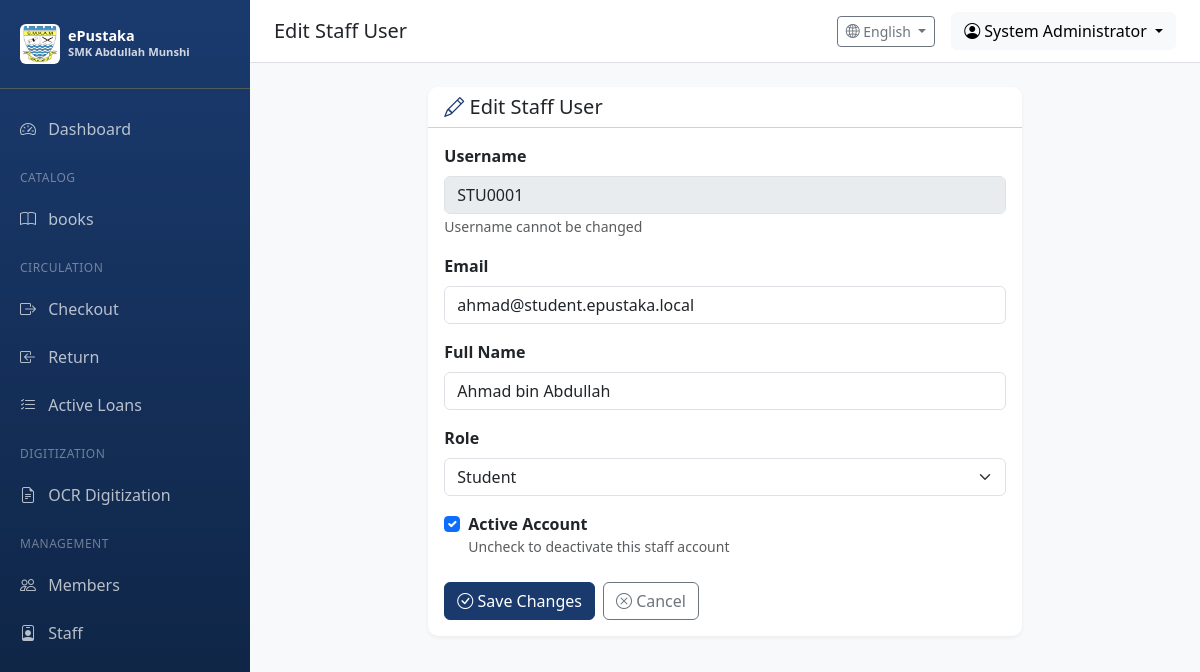
Page /users/staff/3/edit (signed in) on the earlier database version.
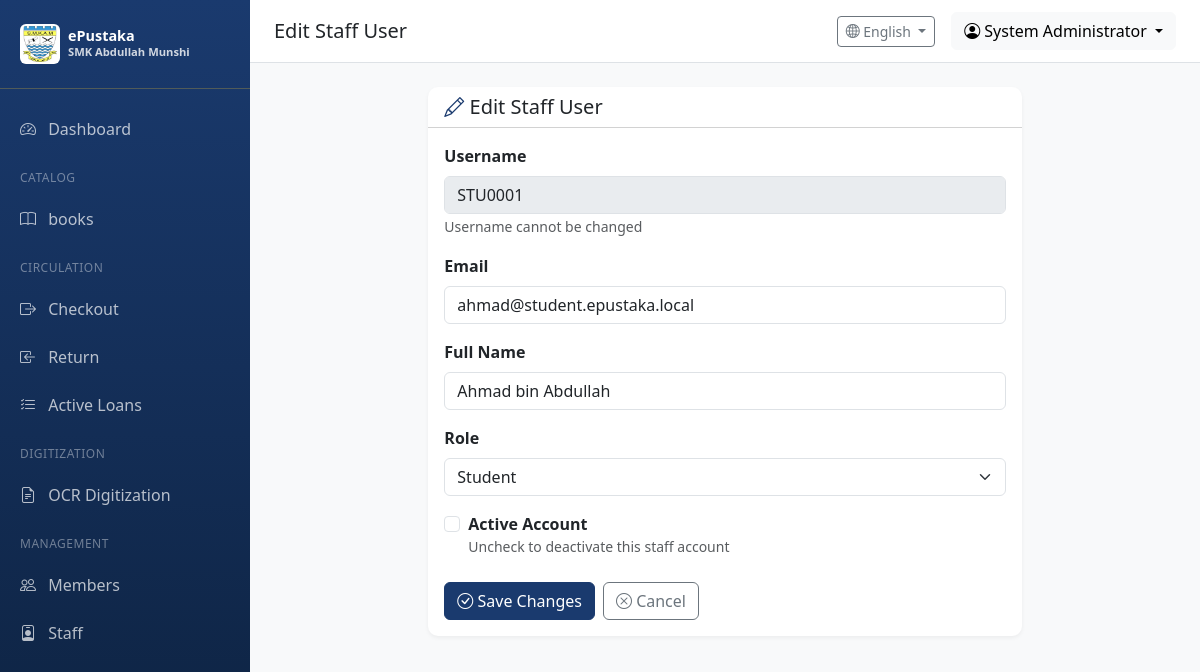
Same page on the later database version.
### app/models/user.py (models this page shows, shortened)
class User(UserMixin, db.Model):
    __tablename__ = 'users'
    id = db.Column(db.Integer, primary_key=True)
    username = db.Column(db.String(64), unique=True, nullable=False, index=True)
    email = db.Column(db.String(120), unique=True, nullable=False, index=True)
    password_hash = db.Column(db.String(256), nullable=False)
    full_name = db.Column(db.String(128))
    is_active = db.Column(db.Boolean, default=True)
    role_id = db.Column(db.Integer, db.ForeignKey('roles.id'))
    created_at = db.Column(db.DateTime, default=datetime.utcnow)
    updated_at = db.Column(db.DateTime, default=datetime.utcnow, onupdate=datetime.utcnow)
    last_login = db.Column(db.DateTime)
    def can(self, perm):
        return self.role is not None and self.role.has_permission(perm)

class Role(db.Model):
    __tablename__ = 'roles'
    id = db.Column(db.Integer, primary_key=True)
    name = db.Column(db.String(64), unique=True, nullable=False)
    description = db.Column(db.String(256))
    permissions = db.Column(db.Integer, default=0)
    is_default = db.Column(db.Boolean, default=False, index=True)
    users = db.relationship('User', backref='role', lazy='dynamic')
    def has_permission(self, perm):
        return self.permissions & perm == perm

### app/routes/users.py (the view, shortened to what this page needs)
@users_bp.route('/staff/<int:user_id>/edit', methods=['GET', 'POST'])
@login_required
@permission_required(Permission.MANAGE_USERS)
def edit_staff(user_id):
    user = User.query.get_or_404(user_id)
    roles = Role.query.all()
    return render_template('users/edit_staff.html', user=user, roles=roles)

### app/models/user.py (called while the page is built)
@login_manager.user_loader
def load_user(user_id):
    from app.models import Member
    if user_id.startswith('user_'):
        user_id_num = int(user_id.split('_')[1])
        return User.query.get(user_id_num)
    elif user_id.startswith('member_'):
        user_id_num = int(user_id.split('_')[1])
        return Member.query.get(user_id_num)
    else:
        return User.query.get(int(user_id))

### app/routes/users.py (called while the page is built)
def permission_required(perm):
    def decorator(f):
        from functools import wraps
        @wraps(f)
        def decorated_function(*args, **kwargs):
            if not current_user.can(perm):
                flash('You do not have permission to access this page', 'error')
                return redirect(url_for('main.dashboard'))
            return f(*args, **kwargs)
        return decorated_function
    return decorator

### app/utils/i18n.py (called while the page is built)
def get_language() -> str:
    try:
        return session.get('language', DEFAULT_LANGUAGE)
    except RuntimeError:
        return DEFAULT_LANGUAGE

### app/templates/users/edit_staff.html (shortened to what this page needs)
{% extends "base.html" %}
{% block page_title %}Edit Staff User{% endblock %}
{% block content %}
<div class="row">
    <div class="col-lg-8 offset-lg-2">
        <div class="card table-card">
            <div class="card-header bg-transparent">
                <h5 class="mb-0"><i class="bi bi-pencil text-primary"></i> Edit Staff User</h5>
            </div>
            <div class="card-body">
                <form method="POST">
                    <div class="mb-3">
                        <label for="username" class="form-label fw-bold">Username</label>
                        <input type="text" class="form-control" id="username" value="{{ user.username }}" disabled>
                        <small class="text-muted">Username cannot be changed</small>
                    </div>
                    <div class="mb-3">
                        <label for="email" class="form-label fw-bold">Email</label>
                        <input type="email" class="form-control" id="email" name="email" value="{{ user.email }}" required>
                    </div>
                    <div class="mb-3">
                        <label for="full_name" class="form-label fw-bold">Full Name</label>
                        <input type="text" class="form-control" id="full_name" name="full_name" value="{{ user.full_name }}" required>
                    </div>
                    <div class="mb-3">
                        <label for="role_id" class="form-label fw-bold">Role</label>
                        <select class="form-select" id="role_id" name="role_id" required>
                            {% for role in roles %}
                            <option value="{{ role.id }}" {% if user.role_id == role.id %}selected{% endif %}>
                                {{ role.name }}
                            </option>
                            {% endfor %}
                        </select>
                    </div>
                    <div class="mb-4">
                        <div class="form-check">
                            <input type="checkbox" class="form-check-input" id="is_active" name="is_active"
                                   {% if user.is_active %}checked{% endif %}>
                            <label class="form-check-label" for="is_active">
                                <strong>Active Account</strong>
                                <small class="text-muted d-block">Uncheck to deactivate this staff account</small>
                            </label>
                        </div>
                    </div>
                    <div class="d-flex gap-2">
                        <button type="submit" class="btn btn-primary">
                            <i class="bi bi-check-circle"></i> Save Changes
                        </button>
                        <a href="{{ url_for('users.staff_list') }}" class="btn btn-outline-secondary">
                            <i class="bi bi-x-circle"></i> Cancel
                        </a>
                    </div>
                </form>
            </div>
        </div>
    </div>
</div>
{% endblock %}

Differences in the rows shown:
changed User "STU0001": is_active "☑" → "☐"
